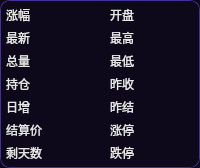
                        <widget class="QFrame" name="frame_78">
                         <property name="maximumSize">
                          <size>
                           <width>16777215</width>
                           <height>200</height>
                          </size>
                         </property>
                         <property name="styleSheet">
                          <string notr="true">QFrame {	
	background-color: rgb(13, 9, 27);
	border-radius: 10px;
	border: 1px solid rgb(65, 51, 156);
}

</string>
                         </property>
                         <property name="frameShape">
                          <enum>QFrame::StyledPanel</enum>
                         </property>
                         <property name="frameShadow">
                          <enum>QFrame::Raised</enum>
                         </property>
                         <layout class="QHBoxLayout" name="horizontalLayout_31">
                          <property name="spacing">
                           <number>10</number>
                          </property>
                          <property name="leftMargin">
                           <number>0</number>
                          </property>
                          <property name="topMargin">
                           <number>0</number>
                          </property>
                          <property name="rightMargin">
                           <number>0</number>
                          </property>
                          <property name="bottomMargin">
                           <number>0</number>
                          </property>
                          <item>
                           <widget class="QFrame" name="frame_79">
                            <property name="styleSheet">
                             <string notr="true">QFrame {	
	background-color: rgb(13, 9, 27);
	border-radius: 10px;
	border: none;
}

</string>
                            </property>
                            <property name="frameShape">
                             <enum>QFrame::StyledPanel</enum>
                            </property>
                            <property name="frameShadow">
                             <enum>QFrame::Raised</enum>
                            </property>
                            <layout class="QHBoxLayout" name="horizontalLayout_38">
                             <property name="leftMargin">
                              <number>0</number>
                             </property>
                             <property name="topMargin">
                              <number>0</number>
                             </property>
                             <property name="rightMargin">
                              <number>0</number>
                             </property>
                             <property name="bottomMargin">
                              <number>0</number>
                             </property>
                             <item alignment="Qt::AlignLeft">
                              <widget class="QFrame" name="frame_90">
                               <property name="frameShape">
                                <enum>QFrame::StyledPanel</enum>
                               </property>
                               <property name="frameShadow">
                                <enum>QFrame::Raised</enum>
                               </property>
                               <layout class="QVBoxLayout" name="verticalLayout_48">
                                <property name="spacing">
                                 <number>5</number>
                                </property>
                                <property name="leftMargin">
                                 <number>5</number>
                                </property>
                                <property name="topMargin">
                                 <number>5</number>
                                </property>
                                <property name="rightMargin">
                                 <number>5</number>
                                </property>
                                <property name="bottomMargin">
                                 <number>5</number>
                                </property>
                                <item>
                                 <widget class="QLabel" name="label_18">
                                  <property name="styleSheet">
                                   <string notr="true">background-color: rgbA(0, 0, 0, 0);
color: rgb(230, 230, 230);
font: 10pt &quot;等线&quot;;
border-radius: 5px;
border: none;</string>
                                  </property>
                                  <property name="text">
                                   <string>涨幅</string>
                                  </property>
                                 </widget>
                                </item>
                                <item>
                                 <widget class="QLabel" name="label_19">
                                  <property name="styleSheet">
                                   <string notr="true">background-color: rgbA(0, 0, 0, 0);
color: rgb(230, 230, 230);
font: 10pt &quot;等线&quot;;
border-radius: 5px;
border: none;</string>
                                  </property>
                                  <property name="text">
                                   <string>最新</string>
                                  </property>
                                 </widget>
                                </item>
                                <item>
                                 <widget class="QLabel" name="label_20">
                                  <property name="styleSheet">
                                   <string notr="true">background-color: rgbA(0, 0, 0, 0);
color: rgb(230, 230, 230);
font: 10pt &quot;等线&quot;;
border-radius: 5px;
border: none;</string>
                                  </property>
                                  <property name="text">
                                   <string>总量</string>
                                  </property>
                                 </widget>
                                </item>
                                <item>
                                 <widget class="QLabel" name="label_21">
                                  <property name="styleSheet">
                                   <string notr="true">background-color: rgbA(0, 0, 0, 0);
color: rgb(230, 230, 230);
font: 10pt &quot;等线&quot;;
border-radius: 5px;
border: none;</string>
                                  </property>
                                  <property name="text">
                                   <string>持仓</string>
                                  </property>
                                 </widget>
                                </item>
                                <item>
                                 <widget class="QLabel" name="label_25">
                                  <property name="styleSheet">
                                   <string notr="true">background-color: rgbA(0, 0, 0, 0);
color: rgb(230, 230, 230);
font: 10pt &quot;等线&quot;;
border-radius: 5px;
border: none;</string>
                                  </property>
                                  <property name="text">
                                   <string>日增</string>
                                  </property>
                                 </widget>
                                </item>
                                <item>
                                 <widget class="QLabel" name="label_27">
                                  <property name="styleSheet">
                                   <string notr="true">background-color: rgbA(0, 0, 0, 0);
color: rgb(230, 230, 230);
font: 10pt &quot;等线&quot;;
border-radius: 5px;
border: none;</string>
                                  </property>
                                  <property name="text">
                                   <string>结算价</string>
                                  </property>
                                 </widget>
                                </item>
                                <item>
                                 <widget class="QLabel" name="label_29">
                                  <property name="styleSheet">
                                   <string notr="true">background-color: rgbA(0, 0, 0, 0);
color: rgb(230, 230, 230);
font: 10pt &quot;等线&quot;;
border-radius: 5px;
border: none;</string>
                                  </property>
                                  <property name="text">
                                   <string>剩天数</string>
                                  </property>
                                 </widget>
                                </item>
                               </layout>
                              </widget>
                             </item>
                             <item>
                              <widget class="QFrame" name="frame_93">
                               <property name="frameShape">
                                <enum>QFrame::StyledPanel</enum>
                               </property>
                               <property name="frameShadow">
                                <enum>QFrame::Raised</enum>
                               </property>
                               <layout class="QVBoxLayout" name="verticalLayout_52">
                                <property name="spacing">
                                 <number>5</number>
                                </property>
                                <property name="leftMargin">
                                 <number>5</number>
                                </property>
                                <property name="topMargin">
                                 <number>5</number>
                                </property>
                                <property name="rightMargin">
                                 <number>5</number>
                                </property>
                                <property name="bottomMargin">
                                 <number>5</number>
                                </property>
                                <item>
                                 <widget class="QLabel" name="label_percent_increase">
                                  <property name="styleSheet">
                                   <string notr="true">background-color: rgbA(0, 0, 0, 0);
color: rgb(255, 0, 0);
font: 700 12pt &quot;等线&quot;;
border-radius: 5px;
border: none;</string>
                                  </property>
                                  <property name="text">
                                   <string/>
                                  </property>
                                  <property name="alignment">
                                   <set>Qt::AlignRight|Qt::AlignTrailing|Qt::AlignVCenter</set>
                                  </property>
                                 </widget>
                                </item>
                                <item>
                                 <widget class="QLabel" name="label_last_price">
                                  <property name="styleSheet">
                                   <string notr="true">background-color: rgbA(0, 0, 0, 0);
color: rgb(255, 255, 0);
font: 700 12pt &quot;等线&quot;;
border-radius: 5px;
border: none;</string>
                                  </property>
                                  <property name="text">
                                   <string/>
                                  </property>
                                  <property name="alignment">
                                   <set>Qt::AlignRight|Qt::AlignTrailing|Qt::AlignVCenter</set>
                                  </property>
                                 </widget>
                                </item>
                                <item>
                                 <widget class="QLabel" name="label_volume">
                                  <property name="styleSheet">
                                   <string notr="true">background-color: rgbA(0, 0, 0, 0);
color: rgb(255, 255, 0);
font: 700 12pt &quot;等线&quot;;
border-radius: 5px;
border: none;</string>
                                  </property>
                                  <property name="text">
                                   <string/>
                                  </property>
                                  <property name="alignment">
                                   <set>Qt::AlignRight|Qt::AlignTrailing|Qt::AlignVCenter</set>
                                  </property>
                                 </widget>
                                </item>
                                <item>
                                 <widget class="QLabel" name="label_open_interest">
                                  <property name="styleSheet">
                                   <string notr="true">background-color: rgbA(0, 0, 0, 0);
color: rgb(255, 255, 0);
font: 700 12pt &quot;等线&quot;;
border-radius: 5px;
border: none;</string>
                                  </property>
                                  <property name="text">
                                   <string/>
                                  </property>
                                  <property name="alignment">
                                   <set>Qt::AlignRight|Qt::AlignTrailing|Qt::AlignVCenter</set>
                                  </property>
                                 </widget>
                                </item>
                                <item>
                                 <widget class="QLabel" name="label_daily_increase">
                                  <property name="styleSheet">
                                   <string notr="true">background-color: rgbA(0, 0, 0, 0);
color: rgb(255, 255, 0);
font: 700 12pt &quot;等线&quot;;
border-radius: 5px;
border: none;</string>
                                  </property>
                                  <property name="text">
                                   <string/>
                                  </property>
                                  <property name="alignment">
                                   <set>Qt::AlignRight|Qt::AlignTrailing|Qt::AlignVCenter</set>
                                  </property>
                                 </widget>
                                </item>
                                <item>
                                 <widget class="QLabel" name="label_settlement">
                                  <property name="styleSheet">
                                   <string notr="true">background-color: rgbA(0, 0, 0, 0);
color: rgb(255, 255, 0);
font: 700 12pt &quot;等线&quot;;
border-radius: 5px;
border: none;</string>
                                  </property>
                                  <property name="text">
                                   <string/>
                                  </property>
                                  <property name="alignment">
                                   <set>Qt::AlignRight|Qt::AlignTrailing|Qt::AlignVCenter</set>
                                  </property>
                                 </widget>
                                </item>
                                <item>
                                 <widget class="QLabel" name="label_expire_rest_days">
                                  <property name="styleSheet">
                                   <string notr="true">background-color: rgbA(0, 0, 0, 0);
color: rgb(255, 255, 0);
font: 700 12pt &quot;等线&quot;;
border-radius: 5px;
border: none;</string>
                                  </property>
                                  <property name="text">
                                   <string/>
                                  </property>
                                  <property name="alignment">
                                   <set>Qt::AlignRight|Qt::AlignTrailing|Qt::AlignVCenter</set>
                                  </property>
                                 </widget>
                                </item>
                               </layout>
                              </widget>
                             </item>
                            </layout>
                           </widget>
                          </item>
                          <item>
                           <widget class="QFrame" name="frame_94">
                            <property name="styleSheet">
                             <string notr="true">QFrame {	
	background-color: rgb(13, 9, 27);
	border-radius: 10px;
	border: none;
}

</string>
                            </property>
                            <property name="frameShape">
                             <enum>QFrame::StyledPanel</enum>
                            </property>
                            <property name="frameShadow">
                             <enum>QFrame::Raised</enum>
                            </property>
                            <layout class="QHBoxLayout" name="horizontalLayout_44">
                             <property name="leftMargin">
                              <number>0</number>
                             </property>
                             <property name="topMargin">
                              <number>0</number>
                             </property>
                             <property name="rightMargin">
                              <number>0</number>
                             </property>
                             <property name="bottomMargin">
                              <number>0</number>
                             </property>
                             <item>
                              <widget class="QFrame" name="frame_95">
                               <property name="frameShape">
                                <enum>QFrame::StyledPanel</enum>
                               </property>
                               <property name="frameShadow">
                                <enum>QFrame::Raised</enum>
                               </property>
                               <layout class="QVBoxLayout" name="verticalLayout_54">
                                <property name="spacing">
                                 <number>5</number>
                                </property>
                                <property name="leftMargin">
                                 <number>5</number>
                                </property>
                                <property name="topMargin">
                                 <number>5</number>
                                </property>
                                <property name="rightMargin">
                                 <number>5</number>
                                </property>
                                <property name="bottomMargin">
                                 <number>5</number>
                                </property>
                                <item>
                                 <widget class="QLabel" name="label_30">
                                  <property name="styleSheet">
                                   <string notr="true">background-color: rgbA(0, 0, 0, 0);
color: rgb(230, 230, 230);
font: 10pt &quot;等线&quot;;
border-radius: 5px;
border: none;</string>
                                  </property>
                                  <property name="text">
                                   <string>开盘</string>
                                  </property>
                                 </widget>
                                </item>
                                <item>
                                 <widget class="QLabel" name="label_31">
                                  <property name="styleSheet">
                                   <string notr="true">background-color: rgbA(0, 0, 0, 0);
color: rgb(230, 230, 230);
font: 10pt &quot;等线&quot;;
border-radius: 5px;
border: none;</string>
                                  </property>
                                  <property name="text">
                                   <string>最高</string>
                                  </property>
                                 </widget>
                                </item>
                                <item>
                                 <widget class="QLabel" name="label_32">
                                  <property name="styleSheet">
                                   <string notr="true">background-color: rgbA(0, 0, 0, 0);
color: rgb(230, 230, 230);
font: 10pt &quot;等线&quot;;
border-radius: 5px;
border: none;</string>
                                  </property>
                                  <property name="text">
                                   <string>最低</string>
                                  </property>
                                 </widget>
                                </item>
                                <item>
                                 <widget class="QLabel" name="label_33">
                                  <property name="styleSheet">
                                   <string notr="true">background-color: rgbA(0, 0, 0, 0);
color: rgb(230, 230, 230);
font: 10pt &quot;等线&quot;;
border-radius: 5px;
border: none;</string>
                                  </property>
                                  <property name="text">
                                   <string>昨收</string>
                                  </property>
                                 </widget>
                                </item>
                                <item>
                                 <widget class="QLabel" name="label_34">
                                  <property name="styleSheet">
                                   <string notr="true">background-color: rgbA(0, 0, 0, 0);
color: rgb(230, 230, 230);
font: 10pt &quot;等线&quot;;
border-radius: 5px;
border: none;</string>
                                  </property>
                                  <property name="text">
                                   <string>昨结</string>
                                  </property>
                                 </widget>
                                </item>
                                <item>
                                 <widget class="QLabel" name="label_35">
                                  <property name="styleSheet">
                                   <string notr="true">background-color: rgbA(0, 0, 0, 0);
color: rgb(230, 230, 230);
font: 10pt &quot;等线&quot;;
border-radius: 5px;
border: none;</string>
                                  </property>
                                  <property name="text">
                                   <string>涨停</string>
                                  </property>
                                 </widget>
                                </item>
                                <item>
                                 <widget class="QLabel" name="label_36">
                                  <property name="styleSheet">
                                   <string notr="true">background-color: rgbA(0, 0, 0, 0);
color: rgb(230, 230, 230);
font: 10pt &quot;等线&quot;;
border-radius: 5px;
border: none;</string>
                                  </property>
                                  <property name="text">
                                   <string>跌停</string>
                                  </property>
                                 </widget>
                                </item>
                               </layout>
                              </widget>
                             </item>
                             <item>
                              <widget class="QFrame" name="frame_96">
                               <property name="frameShape">
                                <enum>QFrame::StyledPanel</enum>
                               </property>
                               <property name="frameShadow">
                                <enum>QFrame::Raised</enum>
                               </property>
                               <layout class="QVBoxLayout" name="verticalLayout_55">
                                <property name="spacing">
                                 <number>3</number>
                                </property>
                                <property name="leftMargin">
                                 <number>5</number>
                                </property>
                                <property name="topMargin">
                                 <number>5</number>
                                </property>
                                <property name="rightMargin">
                                 <number>5</number>
                                </property>
                                <property name="bottomMargin">
                                 <number>5</number>
                                </property>
                                <item>
                                 <widget class="QLabel" name="label_open">
                                  <property name="styleSheet">
                                   <string notr="true">background-color: rgbA(0, 0, 0, 0);
color: rgb(255, 0, 0);
font: 700 12pt &quot;等线&quot;;
border-radius: 5px;
border: none;</string>
                                  </property>
                                  <property name="text">
                                   <string/>
                                  </property>
                                  <property name="alignment">
                                   <set>Qt::AlignRight|Qt::AlignTrailing|Qt::AlignVCenter</set>
                                  </property>
                                 </widget>
                                </item>
                                <item>
                                 <widget class="QLabel" name="label_highest">
                                  <property name="styleSheet">
                                   <string notr="true">background-color: rgbA(0, 0, 0, 0);
color: rgb(255, 0, 0);
font: 700 12pt &quot;等线&quot;;
border-radius: 5px;
border: none;</string>
                                  </property>
                                  <property name="text">
                                   <string/>
                                  </property>
                                  <property name="alignment">
                                   <set>Qt::AlignRight|Qt::AlignTrailing|Qt::AlignVCenter</set>
                                  </property>
                                 </widget>
                                </item>
                                <item>
                                 <widget class="QLabel" name="label_lowest">
                                  <property name="styleSheet">
                                   <string notr="true">background-color: rgbA(0, 0, 0, 0);
color: rgb(255, 0, 0);
font: 700 12pt &quot;等线&quot;;
border-radius: 5px;
border: none;</string>
                                  </property>
                                  <property name="text">
                                   <string/>
                                  </property>
                                  <property name="alignment">
                                   <set>Qt::AlignRight|Qt::AlignTrailing|Qt::AlignVCenter</set>
                                  </property>
                                 </widget>
                                </item>
                                <item>
                                 <widget class="QLabel" name="label_pre_close">
                                  <property name="styleSheet">
                                   <string notr="true">background-color: rgbA(0, 0, 0, 0);
color: rgb(255, 0, 0);
font: 700 12pt &quot;等线&quot;;
border-radius: 5px;
border: none;</string>
                                  </property>
                                  <property name="text">
                                   <string/>
                                  </property>
                                  <property name="alignment">
                                   <set>Qt::AlignRight|Qt::AlignTrailing|Qt::AlignVCenter</set>
                                  </property>
                                 </widget>
                                </item>
                                <item>
                                 <widget class="QLabel" name="label_pre_settlement">
                                  <property name="styleSheet">
                                   <string notr="true">background-color: rgbA(0, 0, 0, 0);
color: rgb(255, 0, 0);
font: 700 12pt &quot;等线&quot;;
border-radius: 5px;
border: none;</string>
                                  </property>
                                  <property name="text">
                                   <string/>
                                  </property>
                                  <property name="alignment">
                                   <set>Qt::AlignRight|Qt::AlignTrailing|Qt::AlignVCenter</set>
                                  </property>
                                 </widget>
                                </item>
                                <item>
                                 <widget class="QLabel" name="label_upper_limit">
                                  <property name="styleSheet">
                                   <string notr="true">background-color: rgbA(0, 0, 0, 0);
color: rgb(255, 0, 0);
font: 700 12pt &quot;等线&quot;;
border-radius: 5px;
border: none;</string>
                                  </property>
                                  <property name="text">
                                   <string/>
                                  </property>
                                  <property name="alignment">
                                   <set>Qt::AlignRight|Qt::AlignTrailing|Qt::AlignVCenter</set>
                                  </property>
                                 </widget>
                                </item>
                                <item>
                                 <widget class="QLabel" name="label_lower_limit">
                                  <property name="styleSheet">
                                   <string notr="true">background-color: rgbA(0, 0, 0, 0);
color: rgb(255, 0, 0);
font: 700 12pt &quot;等线&quot;;
border-radius: 5px;
border: none;</string>
                                  </property>
                                  <property name="text">
                                   <string/>
                                  </property>
                                  <property name="alignment">
                                   <set>Qt::AlignRight|Qt::AlignTrailing|Qt::AlignVCenter</set>
                                  </property>
                                 </widget>
                                </item>
                               </layout>
                              </widget>
                             </item>
                            </layout>
                           </widget>
                          </item>
                         </layout>
                        </widget>
